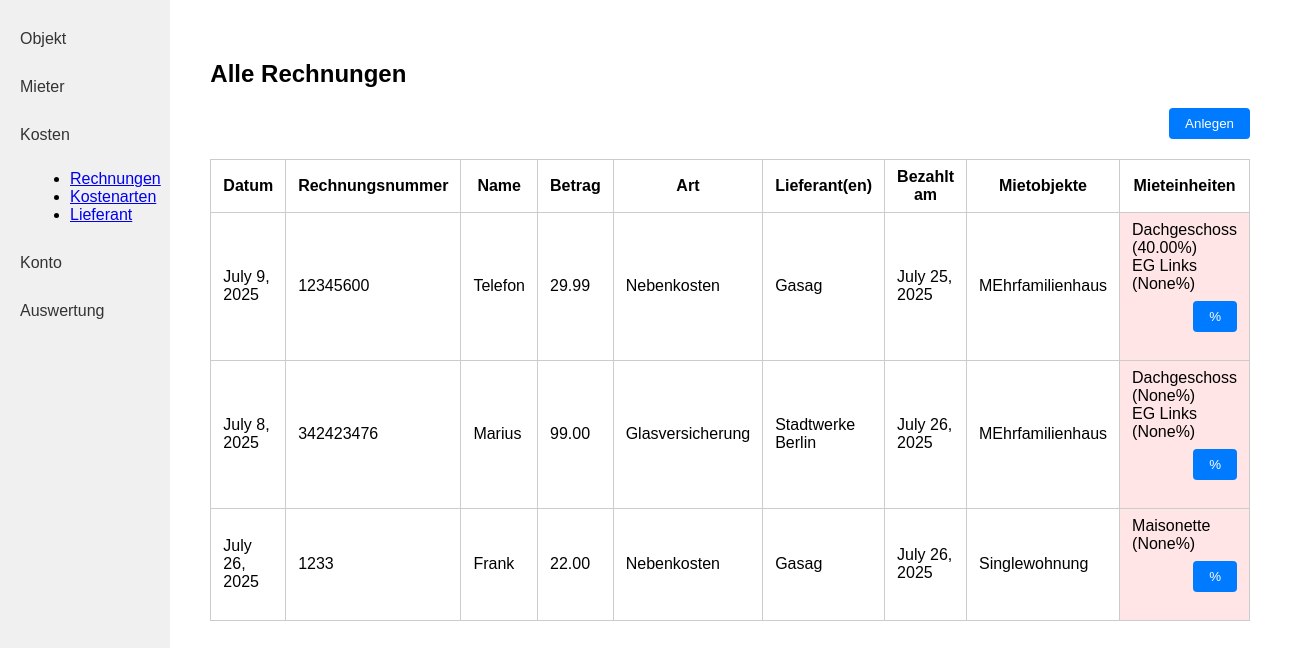
Before: /rechnungen/ with the older database file.
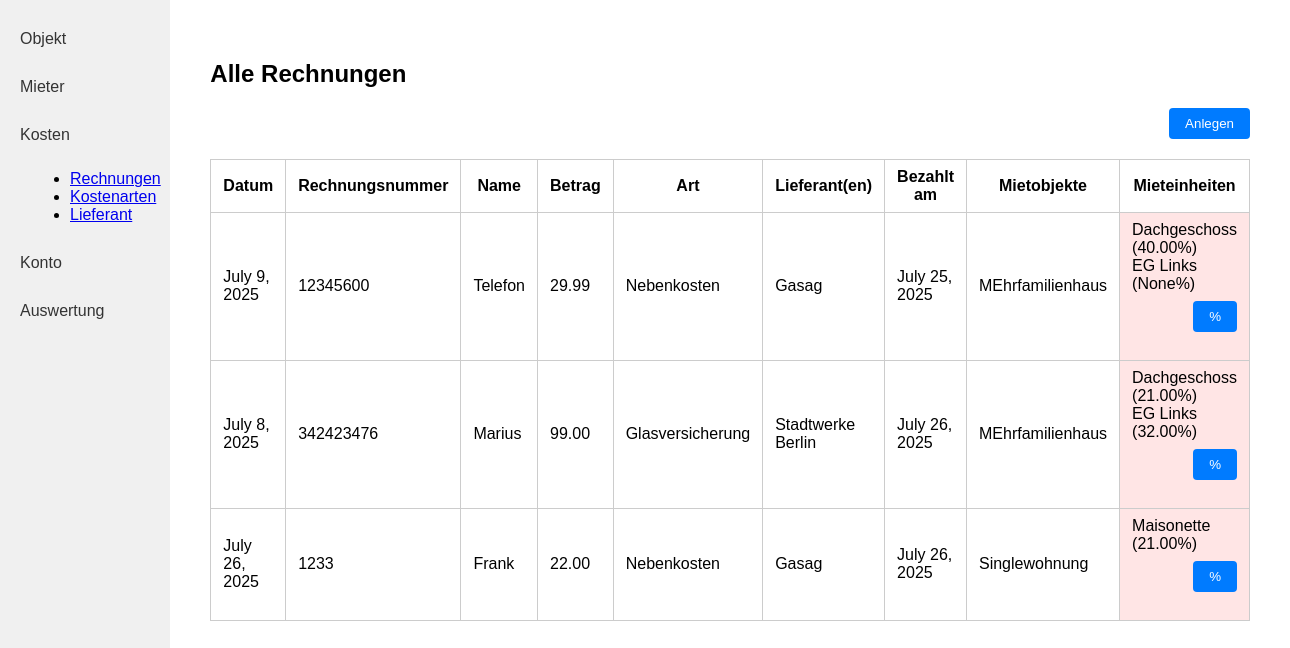
After: the same page with the newer database file.
### kostenpruefung_mietobjekte_app/models.py (models this page shows)
class Prozent(models.Model):
    mieteinheit = models.ForeignKey('Mieteinheit', on_delete=models.CASCADE, related_name="prozent_mieteinheit")
    rechnung = models.ForeignKey('Rechnung', on_delete=models.CASCADE, related_name="prozent_rechnung")
    prozent = models.DecimalField(max_digits=5, decimal_places=2, null=True, blank=True)  # Value between 0 and 100

### kostenpruefung_mietobjekte_app/views.py (the view)
# urls.py: path('rechnungen/', rechnungen, name='rechnungen'),
def rechnungen(request):
    rechnungen = Rechnung.objects.prefetch_related(
        'lieferant',
        'mietobjekt__mieteinheiten__prozent_mieteinheit',
        'prozent_rechnung'
    )
    for r in rechnungen:
        total = 0
        for mieteinheit in r.mietobjekt.mieteinheiten.all():
            for prozent in mieteinheit.prozent_mieteinheit.all():
                if prozent in r.prozent_rechnung.all():
                    total += prozent.prozent or 0
        r.percent_not_100 = abs(total - 100) > 0.01
    return render(request, 'kostenpruefung_mietobjekte_app/rechnungen.html', {
        'rechnungen': rechnungen,
    })

### kostenpruefung_mietobjekte_app/models.py (called while the page is built)
    def __str__(self):
        return self.name

### kostenpruefung_mietobjekte_app/templates/kostenpruefung_mietobjekte_app/rechnungen.html (shortened to what this page needs)
{% load static %}
<!DOCTYPE html>
<html lang="de">
<head>
    <link rel="stylesheet" href="{% static 'kostenpruefung_mietobjekte_app/style.css' %}">
</head>
<body>
<div class="flex-container">
    <nav class="sidebar">
        <a class="sidebar-link" href="{% url 'objekt_index' %}">Objekt</a>
        <a class="sidebar-link" href="{% url 'mieter' %}">Mieter</a>
        <a class="sidebar-link" href="#">Kosten</a>
        <ul style="list-style-type: disc; margin-left: 30px; margin-bottom: 20px;">
            <li><a href="{% url 'rechnungen' %}">Rechnungen</a></li>
            <li><a href="{% url 'kostenarten' %}">Kostenarten</a></li>
            <li><a href="{% url 'lieferanten' %}">Lieferant</a></li>
        </ul>
        <a class="sidebar-link" href="{% url 'konto' %}">Konto</a>
        <a class="sidebar-link" href="#">Auswertung</a>
    </nav>
    <div class="main-content">
        <h2>Alle Rechnungen</h2>
        <form action="{% url 'rechnung_create' %}" method="get" style="margin-bottom: 16px;">
            <button class="action-btn" type="submit">Anlegen</button>
        </form>
        <table class="object-table">
            <tr>
                <th>Datum</th>
                <th>Rechnungsnummer</th>
                <th>Name</th>
                <th>Betrag</th>
                <th>Art</th>
                <th>Lieferant(en)</th>
                <th>Bezahlt am</th>
                <th>Mietobjekte</th>
                <th>Mieteinheiten</th>
            </tr>
            {% for r in rechnungen %}
            <tr>
                <td>{{ r.datum }}</td>
                <td>{{ r.rechnungsnummer }}</td>
                <td>{{ r.name }}</td>
                <td>{{ r.betrag }}</td>
                <td>{{ r.art }}</td>
                <td>
                    {% for l in r.lieferant.all %}
                        {{ l.firmenname }}{% if not forloop.last %},<br>{% endif %}
                    {% endfor %}
                </td>
                <td>{{ r.bezahlt_am }}</td>
                <td>{{ r.mietobjekt.name }}</td>
                <td {% if r.percent_not_100 %}style="background-color:#ffe5e5;"{% endif %}>
                    {% for mieteinheit in r.mietobjekt.mieteinheiten.all %}
                        {{ mieteinheit.name }}
                        {% for prozent in mieteinheit.prozent_mieteinheit.all %}
                            {% if prozent in r.prozent_rechnung.all %}
                                ({{ prozent.prozent }}%)
                            {% endif %}
                        {% endfor %}
                        <br>
                    {% endfor %}
                    <form action="{% url 'prozent_bulk_update' r.id %}" method="get" style="margin-top: 8px;">
                        <button class="action-btn" type="submit">%</button>
                    </form>
                </td>
            </tr>
            {% empty %}
            <tr>
                <td colspan="9">Keine Rechnungen vorhanden.</td>
            </tr>
            {% endfor %}
        </table>
    </div>
</div>
</body>
</html>

Changed rows visible on the page:
changed Prozent (number 3 of 5 on the later page): prozent "None" → "21.00"
changed Prozent (number 4 of 5 on the later page): prozent "None" → "32.00"
changed Prozent (number 5 of 5 on the later page): prozent "None" → "21.00"
